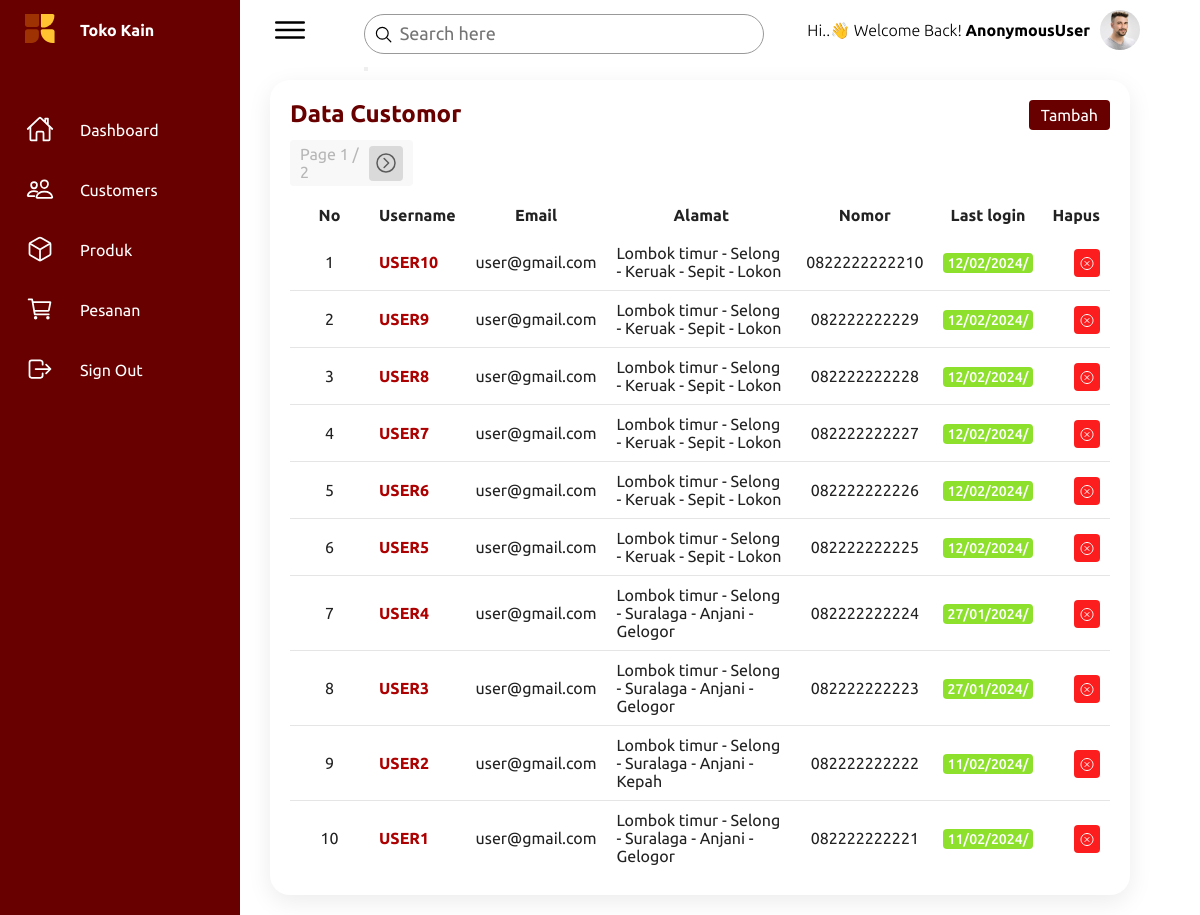
Page /customor/ on the committed database.
### greenstore_app/models.py (models this page shows)
class CustomUser(AbstractUser):
    nomor = models.CharField(max_length=20)
    alamat = models.CharField(max_length=255)

### greenstore_app/views.py (the view)
# urls.py: path('customor/', CustomUserListView.as_view(), name='customor'),
class CustomUserListView(ListView):
    model = CustomUser
    template_name = 'dsh_customor.html'
    context_object_name = 'custom_users'
    ordering = ['-id']
    paginate_by = 10
    def get_queryset(self):
        query = self.request.GET.get('q')
        if query:
            return CustomUser.objects.filter(username__icontains=query).order_by('-id')
        return CustomUser.objects.all().order_by('-id')
    def get_context_data(self, **kwargs):
        context = super().get_context_data(**kwargs)
        context['search_query'] = self.request.GET.get('q', '')
        return context

### templates/dsh_customor.html (shortened to what this page needs)
{% load static %}
<!DOCTYPE html>
<html lang="en">
<head>
    <link rel="stylesheet" href="{% static 'css/dashboard.css' %}">
</head>
<body>
    <div class="container">
        <div class="navigation">
            <ul>
                <li>
                    <a href="">
                        <span class="icon">
                            <img src="{% static 'img/logo.svg' %}" alt="Toko Kain" style="width: 30px;">
                        </span>
                        <span class="title" style="font-weight: bold;">Toko Kain</span>
                    </a>
                </li>
                <li>
                    <a href="{% url 'dashboard' %}">
                        <span class="icon">
                            <ion-icon name="home-outline"></ion-icon>
                        </span>
                        <span class="title">Dashboard</span>
                    </a>
                </li>
                <li>
                    <a href="{% url 'customor' %}">
                        <span class="icon">
                            <ion-icon name="people-outline"></ion-icon>
                        </span>
                        <span class="title">Customers</span>
                    </a>
                </li>
                <li>
                    <a href="{% url 'barang' %}">
                        <span class="icon">
                            <ion-icon name="cube-outline"></ion-icon>
                        </span>
                        <span class="title">Produk</span>
                    </a>
                </li>
                <li>
                    <a href="{% url 'pesanan' %}">
                        <span class="icon">
                            <ion-icon name="cart-outline"></ion-icon>
                        </span>
                        <span class="title">Pesanan</span>
                    </a>
                </li>
                <li>
                     <a href="#" id="signoutlink">
                        <span class="icon">
                            <ion-icon name="log-out-outline"></ion-icon>
                        </span>
                        <span class="title">Sign Out</span>
                    </a>
                </li>
            </ul>
        </div>
        <div class="main">
            <div class="topbar">
                <div class="toggle">
                    <ion-icon name="menu-outline"></ion-icon>
                </div>
                <div class="search">
                    <form method="GET">
                        <label>
                            <input type="text" name="q" placeholder="Search here" style="margin-top: 25px;">
                            <button type="submit"><ion-icon name="search-outline"></ion-icon></button>
                        </label>
                    </form>
                </div>
                <div class="" style="display: flex; gap: 10px; align-items: center;">
                    <h4 style="text-transform: capitalize;"> <span style="font-weight: 200;">hi..👋 welcome back! </span> {{user}}</h4>
                    <div class="user">
                        <img src="{% static 'img/customer01.jpg' %}" alt="user">
                     </div>
                </div>
            </div>
            <div class="details">
                <div class="recentOrders">
                    <div class="cardHeader">
                        <h2>Data  Customor</h2>
                        <a href="#" class="btnsignup" onclick="window.dialogsignup.showModal();" style="padding: 6px 12px; background-color: #680000; text-decoration: none;color: white; border-radius: 4px;">Tambah</a>
                    </div>
                    <table>
                        <thead>
                            <tr style="text-align: center;">
                                <td style="width: 100px;">No</td>
                                <td>Username</td>
                                <td>Email</td>
                                <td style="width: 250px;">Alamat</td>
                                <td>Nomor</td>
                                <td>Last login</td>
                                <td>Hapus</td>
                            </tr>
                        </thead>
                        <tbody>
                            {% for custom_user in custom_users %}
                                <tr>
                                    <td style="text-align: center;">{{ forloop.counter }}</td>
                                    <td style="text-align: left;">
                                        <a href="#" class="edit-user-btn" data-user-id="{{ custom_user.id }}">{{ custom_user.username }}</a>
                                    </td>
                                    <td>{{ custom_user.email }}</td>
                                    <td>{{ custom_user.alamat }}</td>
                                    <td style="text-align: center;">{{ custom_user.nomor }}</td>
                                    <td style="text-align: center;">
                                        <span class="status delivered">{{ custom_user.last_login|date:'d/m/Y/' }}</span>
                                    </td>
                                    <td>
                                        <a href="#" class="delete-user-btn" data-user-id="{{ custom_user.id }}" style="background-color: rgb(252, 30, 30); padding:5px; border-radius: 4px; color: white;">
                                            <ion-icon name="close-circle-outline" style="transform: translateY(2.5px);"></ion-icon>
                                        </a>
                                    </td>
                                </tr>
                            {% endfor %}
                        </tbody>
                        <div class="pagination" >
                            {% if is_paginated %}
                                <span class="step-links">
                                    <span class="current" style="color: #b7b6b6;">
                                        Page {{ page_obj.number }} / {{ page_obj.paginator.num_pages }}
                                    </span>
                                    {% if page_obj.has_next %}
                                        <a href="?q={{ search_query }}&page={{ page_obj.next_page_number }}">
                                            <ion-icon name="chevron-forward-circle-outline" id="pgkanan"></ion-icon>
                                        </a>
                                    {% endif %}
                                </span>
                            {% endif %}
                        </div>
                    </table>
                </div>
            </div>
        </div>
    </div>
</body>
</html>

### static/css/dashboard.css (style rules this page uses)
* { font-family: "Ubuntu", sans-serif; margin: 0; padding: 0; box-sizing: border-box; }
:root { --satu: #FFC331; --dua: #ad0000; --blue: #680000; --white: #fff; --gray: #f5f5f5; --black1: #222; --black2: #999; --vs-primary: 29 92 255; }
body { min-height: 100vh; overflow-x: hidden; }
.container { position: relative; width: 100%; }
.navigation { position: fixed; width: 240px; height: 100%; background: var(--blue); border-left: 10px solid var(--blue); transition: 0.5s; overflow: hidden; }
.navigation ul { position: absolute; top: 0; left: 0; width: 100%; }
.navigation ul li { position: relative; width: 100%; list-style: none; border-top-left-radius: 30px; border-bottom-left-radius: 30px; }
.navigation ul li:nth-child(1) { margin-bottom: 40px; pointer-events: none; }
.navigation ul li a { position: relative; display: block; width: 100%; display: flex; text-decoration: none; color: var(--white); }
.navigation ul li a .icon { position: relative; display: block; min-width: 60px; height: 60px; line-height: 75px; text-align: center; }
.navigation ul li a .icon ion-icon { font-size: 1.75rem; }
.navigation ul li a .title { position: relative; display: block; padding: 0 10px; height: 60px; line-height: 60px; text-align: start; white-space: nowrap; }
.main { position: absolute; width: calc(100% - 300px); left: 250px; min-height: 100vh; background: var(--white); transition: 0.5s; }
.topbar { width: 100%; height: 60px; display: flex; justify-content: space-between; align-items: center; padding: 0 10px; }
.toggle { position: relative; width: 60px; height: 60px; display: flex; justify-content: center; align-items: center; font-size: 2.5rem; cursor: pointer; }
.search { position: relative; width: 400px; margin: 0 10px; }
.search label { position: relative; width: 100%; }
.search label input { width: 100%; height: 40px; border-radius: 40px; padding: 5px 20px; padding-left: 35px; font-size: 18px; outline: none; border: 1px solid var(--black2); }
.search label ion-icon { position: absolute; top: 0; left: 10px; font-size: 1.2rem; }
.user { position: relative; width: 40px; height: 40px; border-radius: 50%; overflow: hidden; cursor: pointer; }
.user img { position: absolute; top: 0; left: 0; width: 100%; height: 100%; object-fit: cover; }
.details { position: relative; width: 100%; padding: 20px; display: grid; grid-template-columns: 1fr; grid-gap: 30px; }
.details .recentOrders { position: relative; min-height: 500px; background: var(--white); padding: 20px; box-shadow: 0 7px 25px rgba(0, 0, 0, 0.08); border-radius: 20px; }
.details .cardHeader { display: flex; justify-content: space-between; align-items: flex-start; }
.cardHeader h2 { font-weight: 600; color: var(--blue); }
.details table { width: 100%; border-collapse: collapse; margin-top: 10px; }
.details table thead td { font-weight: 600; }
.details .recentOrders table tr { color: var(--black1); border-bottom: 1px solid rgba(0, 0, 0, 0.1); }
.details .recentOrders table tbody tr td a { color: var(--dua); text-decoration: none; font-weight: bold; text-transform: uppercase; }
.details .recentOrders table tr:last-child { border-bottom: none; }
.details .recentOrders table tr td { padding: 10px; }
.details .recentOrders table tr td:last-child { text-align: end; }
.details .recentOrders table tr td:nth-child(2) { text-align: end; }
.details .recentOrders table tr td:nth-child(3) { text-align: center; }
.status.delivered { padding: 2px 4px; background: #8de02c; color: var(--white); border-radius: 4px; font-size: 14px; font-weight: 500; }

### templates/dsh_customor.html (style rules this page uses)
.pagination { margin-top: 10px; }
.pagination .step-links { padding: 5px 10px; background-color: #f8f8f8; display: flex; justify-content: space-between; align-items: center; width: 15%; border-radius: 4px; }
.pagination .step-links a { padding: 5px 5px 3px 5px; border-radius: 4px; background-color: #dadada; color: rgb(91, 91, 91); }
.pagination .step-links a #pgkiri, #pgkanan { width: 24px; height: 24px; }

### rows in the picture
CustomUser: username "USER10", email "user@gmail.com", alamat "Lombok timur - Selong - Keruak - Sepit - Lokon", nomor "0822222222210", last_login "12/02/2024/"
CustomUser: username "USER9", email "user@gmail.com", alamat "Lombok timur - Selong - Keruak - Sepit - Lokon", nomor "082222222229", last_login "12/02/2024/"
CustomUser: username "USER8", email "user@gmail.com", alamat "Lombok timur - Selong - Keruak - Sepit - Lokon", nomor "082222222228", last_login "12/02/2024/"
CustomUser: username "USER7", email "user@gmail.com", alamat "Lombok timur - Selong - Keruak - Sepit - Lokon", nomor "082222222227", last_login "12/02/2024/"
CustomUser: username "USER6", email "user@gmail.com", alamat "Lombok timur - Selong - Keruak - Sepit - Lokon", nomor "082222222226", last_login "12/02/2024/"
CustomUser: username "USER5", email "user@gmail.com", alamat "Lombok timur - Selong - Keruak - Sepit - Lokon", nomor "082222222225", last_login "12/02/2024/"
CustomUser: username "USER4", email "user@gmail.com", alamat "Lombok timur - Selong - Suralaga - Anjani - Gelogor", nomor "082222222224", last_login "27/01/2024/"
CustomUser: username "USER3", email "user@gmail.com", alamat "Lombok timur - Selong - Suralaga - Anjani - Gelogor", nomor "082222222223", last_login "27/01/2024/"
CustomUser: username "USER2", email "user@gmail.com", alamat "Lombok timur - Selong - Suralaga - Anjani - Kepah", nomor "082222222222", last_login "11/02/2024/"
CustomUser: username "USER1", email "user@gmail.com", alamat "Lombok timur - Selong - Suralaga - Anjani - Gelogor", nomor "082222222221", last_login "11/02/2024/"

### other values in the picture
{{ user }} "AnonymousUser"
{{ page_obj.number }} "1"
{{ page_obj.paginator.num_pages }} "2"
